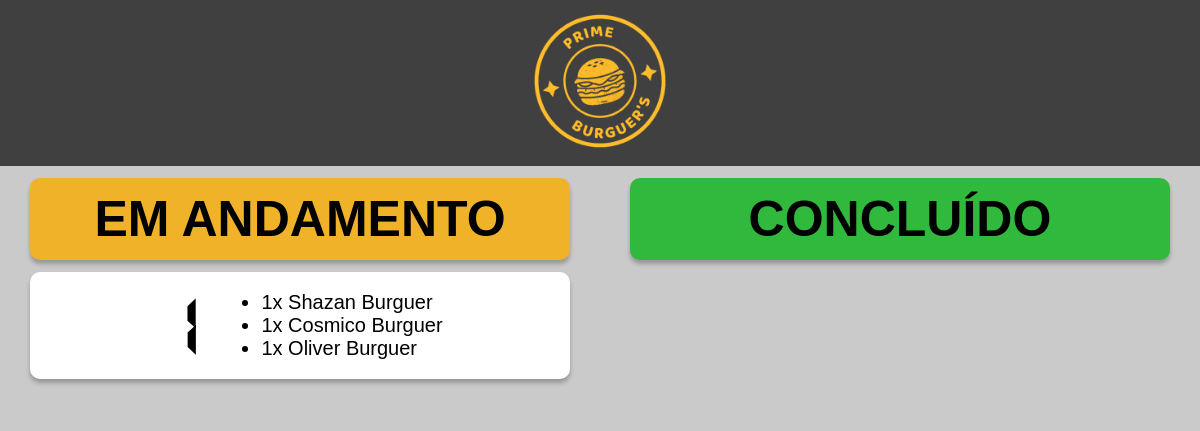
The app's page /php/tv-clientes.php (signed in) with its own data.
### tables this page shows
CREATE TABLE IF NOT EXISTS `pedidos` (
	`id_pedido` int(11) NOT NULL AUTO_INCREMENT,
	`mesa_pedido` int(11) NOT NULL,
	`nome_pedido` varchar(100) NOT NULL,
	`valor_pedido` decimal(10, 2) NOT NULL,
	`quantidade_pedido` varchar(100) NOT NULL,
	`observacao_pedido` varchar(150) NOT NULL,
	`status_pedido` enum('EM ANDAMENTO', 'CONCLUÍDO') NOT NULL,
	`status_comanda` enum('ABERTA', 'FECHADA') NOT NULL,
	`total` decimal(10, 2) NOT NULL DEFAULT 0.00,
	PRIMARY KEY (`id_pedido`)
);

### php/tv-clientes.php (the view, shortened to what this page needs)
<!DOCTYPE html>
<html lang="pt-br">
<head>
    <link rel="stylesheet" href="../css/tv-clientes.css">
</head>
<body>
    <header>
        <img src="../img/logo.png" id="logo" onclick="javascript:location.href='direcionamento.php'">
    </header>
    <main>
        <section class="column">
            <div id="card-andamento">
                <h1 class="status-pd">EM ANDAMENTO</h1>
            </div>
            <?php
            include '../php-action/conexao.php';
            $consulta = "SELECT * FROM pedidos WHERE status_pedido = 'EM ANDAMENTO' ORDER BY id_pedido ASC";
            $resultado = $conn->query($consulta);
            $pedido_anterior = null;
            while ($linha = mysqli_fetch_assoc($resultado)) {
                if ($pedido_anterior !== $linha['mesa_pedido']) {
                    echo "<div class='card'>";
                    echo "<h2 class='nmr-pedido'>" . $linha['mesa_pedido'] . "</h1>";
                    echo "<ul>";
                    $pedido_anterior = $linha['mesa_pedido'];
                }
                echo "<li>" . $linha['quantidade_pedido'] . "x " . $linha['nome_pedido'] . "</li>";
            }
            if ($pedido_anterior !== null) {
                echo "</ul>";
                echo "</div>";
            }
            ?>
        </section>
        <section class="column">
            <div id="card-concluido">
                <h1 class="status-pd">CONCLUÍDO</h1>
            </div>
        </section>
    </main>
</body>
</html>

### css/tv-clientes.css (style rules this page uses)
* { margin: 0; padding: 0; box-sizing: border-box; }
html { background-color: #cacaca; }
header { width: 100%; background-color: #404040; text-align: center; padding: 0.5% 0; }
main { background-color: #cacaca; display: flex; }
section.column { background-color: #cacaca; width: 50%; display: flex; flex-direction: column; align-items: center; padding: 1% 0; }
h1.status-pd { font-size: 50px; text-align: center; }
h2.nmr-pedido { font-family: digital; font-size: 55px; }
li { font-size: 20px; font-family: 'Gill Sans', 'Gill Sans MT', Calibri, 'Trebuchet MS', sans-serif; }
.card { background-color: white; width: 90%; border-radius: 10px; display: flex; align-items: center; padding: 3%; margin: 2%; gap: 60px; box-shadow: 0px 4px 4px 0px rgb(0, 0, 0, 0.25); justify-content: center; }
#logo { width: 150px; height: 150px; cursor: pointer; }
#card-andamento { background-color: #F0B228; }
#card-concluido { background-color: #30B93D; }
#card-andamento, #card-concluido { padding: 2%; border-radius: 10px; width: 90%; justify-content: center; font-family: 'Lucida Sans', 'Lucida Sans Regular', 'Lucida Grande', 'Lucida Sans Unicode', Geneva, Verdana, sans-serif; box-shadow: 0px 4px 4px 0px rgb(0, 0, 0, 0.25); }

### records on screen
pedidos: mesa_pedido "1", quantidade_pedido "1", nome_pedido "Shazan Burguer"
pedidos: quantidade_pedido "1", nome_pedido "Cosmico Burguer"
pedidos: quantidade_pedido "1", nome_pedido "Oliver Burguer"
